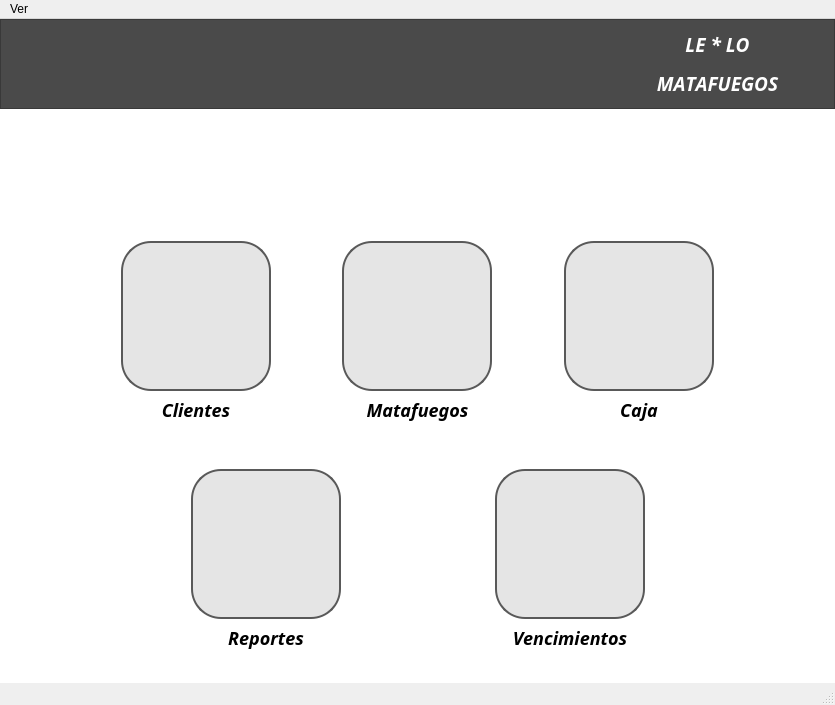
<?xml version="1.0" encoding="UTF-8"?>
<ui version="4.0">
 <class>MainWindow</class>
 <widget class="QMainWindow" name="MainWindow">
  <property name="geometry">
   <rect>
    <x>0</x>
    <y>0</y>
    <width>835</width>
    <height>705</height>
   </rect>
  </property>
  <property name="windowTitle">
   <string>MainWindow</string>
  </property>
  <widget class="QWidget" name="centralwidget">
   <property name="styleSheet">
    <string notr="true">pushButton1{
	color: rgb(255, 60, 1);
	

}</string>
   </property>
   <layout class="QVBoxLayout" name="verticalLayout" stretch="1,8">
    <property name="spacing">
     <number>0</number>
    </property>
    <property name="leftMargin">
     <number>0</number>
    </property>
    <property name="topMargin">
     <number>0</number>
    </property>
    <property name="rightMargin">
     <number>0</number>
    </property>
    <property name="bottomMargin">
     <number>0</number>
    </property>
    <item>
     <widget class="QWidget" name="widget" native="true">
      <property name="styleSheet">
       <string notr="true">background-color: rgb(255, 255, 255);</string>
      </property>
      <layout class="QHBoxLayout" name="horizontalLayout">
       <property name="spacing">
        <number>0</number>
       </property>
       <property name="leftMargin">
        <number>0</number>
       </property>
       <property name="topMargin">
        <number>0</number>
       </property>
       <property name="rightMargin">
        <number>0</number>
       </property>
       <property name="bottomMargin">
        <number>0</number>
       </property>
       <item>
        <widget class="QFrame" name="frame_2">
         <property name="styleSheet">
          <string notr="true">background-color: rgb(74, 74, 74);</string>
         </property>
         <property name="frameShape">
          <enum>QFrame::StyledPanel</enum>
         </property>
         <property name="frameShadow">
          <enum>QFrame::Raised</enum>
         </property>
         <layout class="QHBoxLayout" name="horizontalLayout_2">
          <item>
           <spacer name="horizontalSpacer">
            <property name="orientation">
             <enum>Qt::Horizontal</enum>
            </property>
            <property name="sizeHint" stdset="0">
             <size>
              <width>40</width>
              <height>20</height>
             </size>
            </property>
           </spacer>
          </item>
          <item>
           <widget class="QLabel" name="tittle">
            <property name="minimumSize">
             <size>
              <width>40</width>
              <height>70</height>
             </size>
            </property>
            <property name="maximumSize">
             <size>
              <width>140</width>
              <height>140</height>
             </size>
            </property>
            <property name="font">
             <font>
              <family>Berlin Sans FB Demi</family>
              <pointsize>38</pointsize>
              <italic>true</italic>
              <bold>true</bold>
              <stylestrategy>PreferDefault</stylestrategy>
              <kerning>false</kerning>
             </font>
            </property>
            <property name="layoutDirection">
             <enum>Qt::LeftToRight</enum>
            </property>
            <property name="styleSheet">
             <string notr="true">
color: rgb(255, 255, 255);
</string>
            </property>
            <property name="text">
             <string>&lt;html&gt;&lt;head/&gt;&lt;body&gt;&lt;p align=&quot;center&quot;&gt;&lt;span style=&quot; font-size:14pt;&quot;&gt;LE * LO&lt;/span&gt;&lt;/p&gt;&lt;p align=&quot;center&quot;&gt;&lt;span style=&quot; font-size:14pt;&quot;&gt;MATAFUEGOS&lt;/span&gt;&lt;/p&gt;&lt;/body&gt;&lt;/html&gt;</string>
            </property>
           </widget>
          </item>
          <item>
           <widget class="QLabel" name="icon_tittle">
            <property name="minimumSize">
             <size>
              <width>40</width>
              <height>40</height>
             </size>
            </property>
            <property name="maximumSize">
             <size>
              <width>40</width>
              <height>40</height>
             </size>
            </property>
            <property name="text">
             <string/>
            </property>
            <property name="pixmap">
             <pixmap>resources/extintor-de-incendios.png</pixmap>
            </property>
            <property name="scaledContents">
             <bool>true</bool>
            </property>
           </widget>
          </item>
         </layout>
        </widget>
       </item>
      </layout>
     </widget>
    </item>
    <item>
     <widget class="QWidget" name="widget_2" native="true">
      <property name="font">
       <font>
        <pointsize>20</pointsize>
        <italic>false</italic>
        <underline>false</underline>
        <kerning>false</kerning>
       </font>
      </property>
      <property name="styleSheet">
       <string notr="true">background-color: rgb(255, 255, 255);</string>
      </property>
      <layout class="QVBoxLayout" name="verticalLayout_2">
       <item>
        <spacer name="verticalSpacer">
         <property name="orientation">
          <enum>Qt::Vertical</enum>
         </property>
         <property name="sizeHint" stdset="0">
          <size>
           <width>20</width>
           <height>40</height>
          </size>
         </property>
        </spacer>
       </item>
       <item>
        <spacer name="verticalSpacer_4">
         <property name="orientation">
          <enum>Qt::Vertical</enum>
         </property>
         <property name="sizeType">
          <enum>QSizePolicy::Fixed</enum>
         </property>
         <property name="sizeHint" stdset="0">
          <size>
           <width>100</width>
           <height>100</height>
          </size>
         </property>
        </spacer>
       </item>
       <item>
        <widget class="QWidget" name="widget_3" native="true">
         <layout class="QGridLayout" name="gridLayout">
          <item row="0" column="0" alignment="Qt::AlignRight">
           <widget class="QWidget" name="clientes" native="true">
            <layout class="QVBoxLayout" name="verticalLayout_3">
             <item>
              <widget class="QPushButton" name="botonclients">
               <property name="minimumSize">
                <size>
                 <width>150</width>
                 <height>150</height>
                </size>
               </property>
               <property name="maximumSize">
                <size>
                 <width>300</width>
                 <height>300</height>
                </size>
               </property>
               <property name="styleSheet">
                <string notr="true">background-color: #E5E5E5;
border-radius: 30px;
border: 2px solid;
border-color: rgb(89, 89, 89);</string>
               </property>
               <property name="text">
                <string/>
               </property>
               <property name="icon">
                <iconset>
                 <normaloff>resources/personas.png</normaloff>resources/personas.png</iconset>
               </property>
               <property name="iconSize">
                <size>
                 <width>90</width>
                 <height>90</height>
                </size>
               </property>
              </widget>
             </item>
             <item>
              <widget class="QPushButton" name="tittleclients">
               <property name="font">
                <font>
                 <family>Poppins</family>
                 <pointsize>-1</pointsize>
                 <italic>true</italic>
                 <bold>true</bold>
                 <underline>false</underline>
                </font>
               </property>
               <property name="styleSheet">
                <string notr="true">border: none;
font-family: &quot;Poppins&quot;, sans-serif;
font-size: 18px;
font-weight: bold;</string>
               </property>
               <property name="text">
                <string>Clientes</string>
               </property>
              </widget>
             </item>
            </layout>
           </widget>
          </item>
          <item row="0" column="1">
           <widget class="QWidget" name="matafuegos" native="true">
            <layout class="QVBoxLayout" name="verticalLayout_4">
             <item alignment="Qt::AlignHCenter">
              <widget class="QPushButton" name="botonmtfgs">
               <property name="minimumSize">
                <size>
                 <width>150</width>
                 <height>150</height>
                </size>
               </property>
               <property name="maximumSize">
                <size>
                 <width>300</width>
                 <height>300</height>
                </size>
               </property>
               <property name="styleSheet">
                <string notr="true">background-color: #E5E5E5;
border-radius: 30px;
border: 2px solid;
border-color: rgb(89, 89, 89);
</string>
               </property>
               <property name="text">
                <string/>
               </property>
               <property name="icon">
                <iconset>
                 <normaloff>resources/extintor.png</normaloff>resources/extintor.png</iconset>
               </property>
               <property name="iconSize">
                <size>
                 <width>90</width>
                 <height>90</height>
                </size>
               </property>
              </widget>
             </item>
             <item>
              <widget class="QPushButton" name="tittlemtfgs">
               <property name="font">
                <font>
                 <family>Poppins</family>
                 <pointsize>-1</pointsize>
                 <italic>true</italic>
                 <bold>true</bold>
                </font>
               </property>
               <property name="styleSheet">
                <string notr="true">border: none;
font-family: &quot;Poppins&quot;, sans-serif;
font-size: 18px;
font-weight: bold;</string>
               </property>
               <property name="text">
                <string>Matafuegos</string>
               </property>
              </widget>
             </item>
            </layout>
           </widget>
          </item>
          <item row="0" column="2" alignment="Qt::AlignLeft">
           <widget class="QWidget" name="caja" native="true">
            <property name="font">
             <font>
              <pointsize>28</pointsize>
              <italic>false</italic>
              <underline>false</underline>
              <kerning>true</kerning>
             </font>
            </property>
            <layout class="QVBoxLayout" name="verticalLayout_5">
             <item>
              <widget class="QPushButton" name="botoncaja">
               <property name="minimumSize">
                <size>
                 <width>150</width>
                 <height>150</height>
                </size>
               </property>
               <property name="maximumSize">
                <size>
                 <width>300</width>
                 <height>300</height>
                </size>
               </property>
               <property name="styleSheet">
                <string notr="true">background-color: #E5E5E5;
border-radius: 30px;
border: 2px solid;
border-color: rgb(89, 89, 89);
</string>
               </property>
               <property name="text">
                <string/>
               </property>
               <property name="icon">
                <iconset>
                 <normaloff>resources/salario.png</normaloff>resources/salario.png</iconset>
               </property>
               <property name="iconSize">
                <size>
                 <width>90</width>
                 <height>90</height>
                </size>
               </property>
              </widget>
             </item>
             <item>
              <widget class="QPushButton" name="tittlecaja">
               <property name="font">
                <font>
                 <family>Poppins</family>
                 <pointsize>-1</pointsize>
                 <italic>true</italic>
                 <bold>true</bold>
                </font>
               </property>
               <property name="styleSheet">
                <string notr="true">border: none;
font-family: &quot;Poppins&quot;, sans-serif;
font-size: 18px;
font-weight: bold;</string>
               </property>
               <property name="text">
                <string>Caja</string>
               </property>
              </widget>
             </item>
            </layout>
           </widget>
          </item>
         </layout>
        </widget>
       </item>
       <item>
        <spacer name="verticalSpacer_3">
         <property name="orientation">
          <enum>Qt::Vertical</enum>
         </property>
         <property name="sizeHint" stdset="0">
          <size>
           <width>20</width>
           <height>40</height>
          </size>
         </property>
        </spacer>
       </item>
       <item>
        <widget class="QWidget" name="widget_8" native="true">
         <layout class="QGridLayout" name="gridLayout_2">
          <item row="0" column="2" alignment="Qt::AlignLeft">
           <widget class="QWidget" name="vencimientos" native="true">
            <layout class="QVBoxLayout" name="verticalLayout_7">
             <item>
              <widget class="QPushButton" name="botonvencts">
               <property name="minimumSize">
                <size>
                 <width>150</width>
                 <height>150</height>
                </size>
               </property>
               <property name="maximumSize">
                <size>
                 <width>300</width>
                 <height>300</height>
                </size>
               </property>
               <property name="styleSheet">
                <string notr="true">background-color: #E5E5E5;
border-radius: 30px;
border: 2px solid;
border-color: rgb(89, 89, 89);

</string>
               </property>
               <property name="text">
                <string/>
               </property>
               <property name="icon">
                <iconset>
                 <normaloff>resources/fecha-de-vencimiento.png</normaloff>resources/fecha-de-vencimiento.png</iconset>
               </property>
               <property name="iconSize">
                <size>
                 <width>90</width>
                 <height>90</height>
                </size>
               </property>
              </widget>
             </item>
             <item>
              <widget class="QPushButton" name="tittlevencts">
               <property name="font">
                <font>
                 <family>Poppins</family>
                 <pointsize>-1</pointsize>
                 <italic>true</italic>
                 <bold>true</bold>
                </font>
               </property>
               <property name="styleSheet">
                <string notr="true">border: none;
font-family: &quot;Poppins&quot;, sans-serif;
font-size: 18px;
font-weight: bold;</string>
               </property>
               <property name="text">
                <string>Vencimientos</string>
               </property>
              </widget>
             </item>
            </layout>
           </widget>
          </item>
          <item row="0" column="0" alignment="Qt::AlignRight">
           <widget class="QWidget" name="reportes" native="true">
            <layout class="QVBoxLayout" name="verticalLayout_6">
             <item alignment="Qt::AlignHCenter">
              <widget class="QPushButton" name="botonrepts">
               <property name="minimumSize">
                <size>
                 <width>150</width>
                 <height>150</height>
                </size>
               </property>
               <property name="maximumSize">
                <size>
                 <width>300</width>
                 <height>300</height>
                </size>
               </property>
               <property name="styleSheet">
                <string notr="true">background-color: #E5E5E5;
border-radius: 30px;
border: 2px solid;
border-color: rgb(89, 89, 89);
</string>
               </property>
               <property name="text">
                <string/>
               </property>
               <property name="icon">
                <iconset>
                 <normaloff>resources/estadisticas.png</normaloff>resources/estadisticas.png</iconset>
               </property>
               <property name="iconSize">
                <size>
                 <width>90</width>
                 <height>90</height>
                </size>
               </property>
              </widget>
             </item>
             <item alignment="Qt::AlignHCenter">
              <widget class="QPushButton" name="tittlerepts">
               <property name="font">
                <font>
                 <family>Poppins</family>
                 <pointsize>-1</pointsize>
                 <italic>true</italic>
                 <bold>true</bold>
                </font>
               </property>
               <property name="styleSheet">
                <string notr="true">border: none;
font-family: &quot;Poppins&quot;, sans-serif;
font-size: 18px;
font-weight: bold;</string>
               </property>
               <property name="text">
                <string>Reportes</string>
               </property>
              </widget>
             </item>
            </layout>
           </widget>
          </item>
          <item row="0" column="1">
           <spacer name="horizontalSpacer_2">
            <property name="orientation">
             <enum>Qt::Horizontal</enum>
            </property>
            <property name="sizeType">
             <enum>QSizePolicy::Fixed</enum>
            </property>
            <property name="sizeHint" stdset="0">
             <size>
              <width>130</width>
              <height>120</height>
             </size>
            </property>
           </spacer>
          </item>
         </layout>
        </widget>
       </item>
       <item>
        <spacer name="verticalSpacer_2">
         <property name="orientation">
          <enum>Qt::Vertical</enum>
         </property>
         <property name="sizeHint" stdset="0">
          <size>
           <width>20</width>
           <height>40</height>
          </size>
         </property>
        </spacer>
       </item>
      </layout>
     </widget>
    </item>
   </layout>
  </widget>
  <widget class="QMenuBar" name="menubar">
   <property name="geometry">
    <rect>
     <x>0</x>
     <y>0</y>
     <width>835</width>
     <height>22</height>
    </rect>
   </property>
   <widget class="QMenu" name="menuVer">
    <property name="title">
     <string>Ver</string>
    </property>
    <addaction name="actionClientes"/>
    <addaction name="actionMatafuegos"/>
   </widget>
   <addaction name="menuVer"/>
  </widget>
  <widget class="QStatusBar" name="statusbar"/>
  <action name="actionClientes">
   <property name="text">
    <string>Clientes</string>
   </property>
  </action>
  <action name="actionMatafuegos">
   <property name="text">
    <string>Matafuegos</string>
   </property>
  </action>
 </widget>
 <resources/>
 <connections/>
</ui>
